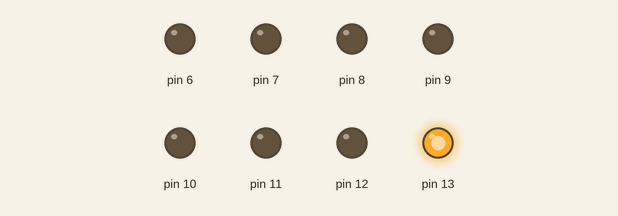
Simulated run of this sketch. Board: Arduino Uno, built with avr-gcc and run on an emulated ATmega328P. On the bench: output pins drawn as LEDs (lit = HIGH).

Above: at 0.1 s.
At 4.1 s:
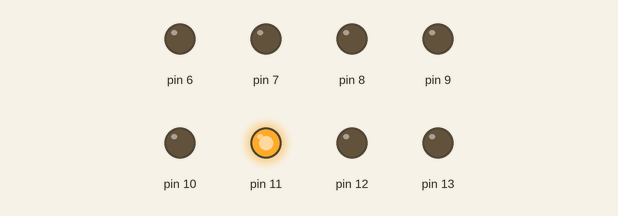
At 8.1 s:
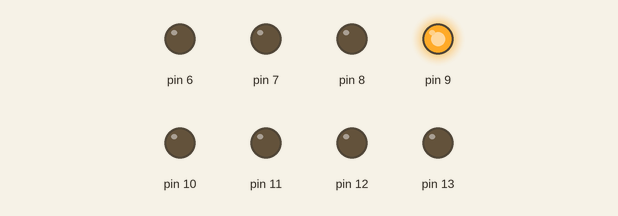
At 14.1 s:
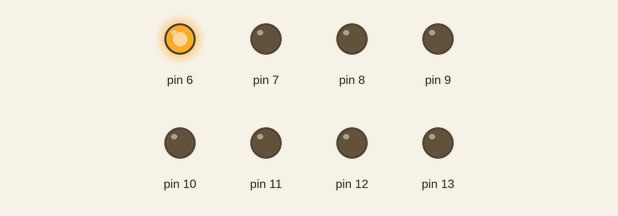
At 20.1 s:
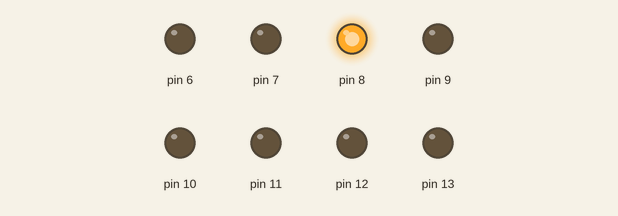
At 39.1 s:
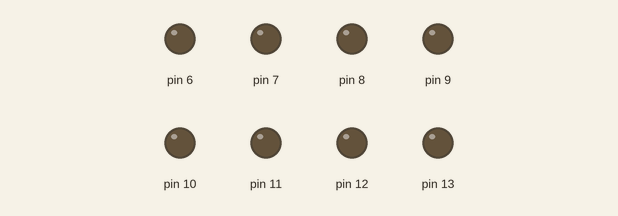
Timing chart, 0 to 40.0 s (numbered marks = the images above):
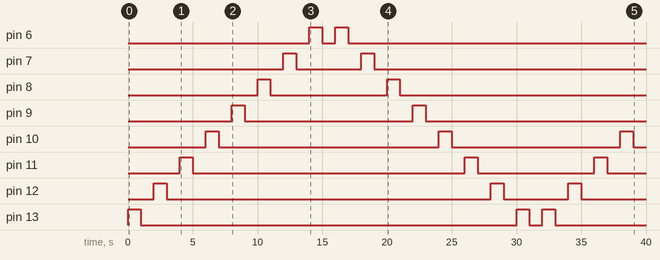

The sketch:

10BlinkEightLedsOneByOneWithFor.ino
```cpp
void setup() {
  for(int pin=13; pin>=6; pin--) {
    pinMode(pin, OUTPUT);
  }
}

void loop() {

  for(int pin=13; pin>=6; pin--) {
    digitalWrite(pin, HIGH);
    delay(1000);
    digitalWrite(pin, LOW);
    delay(1000);
  }

  for(int pin=6; pin<=13; pin++) {
    digitalWrite(pin, HIGH);
    delay(1000);
    digitalWrite(pin, LOW);
    delay(1000);
  }

}
```

Measured:
- by itself, pin 6: LOW → HIGH at 14.0 s, → LOW 1.0 s later, → HIGH 1.0 s later, → LOW 1.0 s later, … (4 changes in this stretch)
- by itself, pin 7: LOW → HIGH at 12.0 s, → LOW 1.0 s later, → HIGH 5.0 s later, → LOW 1.0 s later, … (4 changes in this stretch)
- by itself, pin 8: alternates HIGH for 1.0 s and LOW for 9.0 s, 4 changes in all, then stays LOW
- by itself, pin 9: alternates HIGH for 1.0 s and LOW for 13.0 s
- by itself, pin 10: goes HIGH 1.0 s, LOW 17.0 s, HIGH 1.0 s, LOW 13.0 s, HIGH 1.0 s, then LOW
- by itself, pin 11: goes HIGH 1.0 s, LOW 21.0 s, HIGH 1.0 s, LOW 9.0 s, HIGH 1.0 s, then LOW
- by itself, pin 12: goes HIGH 1.0 s, LOW 25.0 s, HIGH 1.0 s, LOW 5.0 s, HIGH 1.0 s, then LOW
- by itself, pin 13: goes HIGH 1.0 s, LOW 29.0 s, HIGH 1.0 s, LOW 1.0 s, HIGH 1.0 s, then LOW
